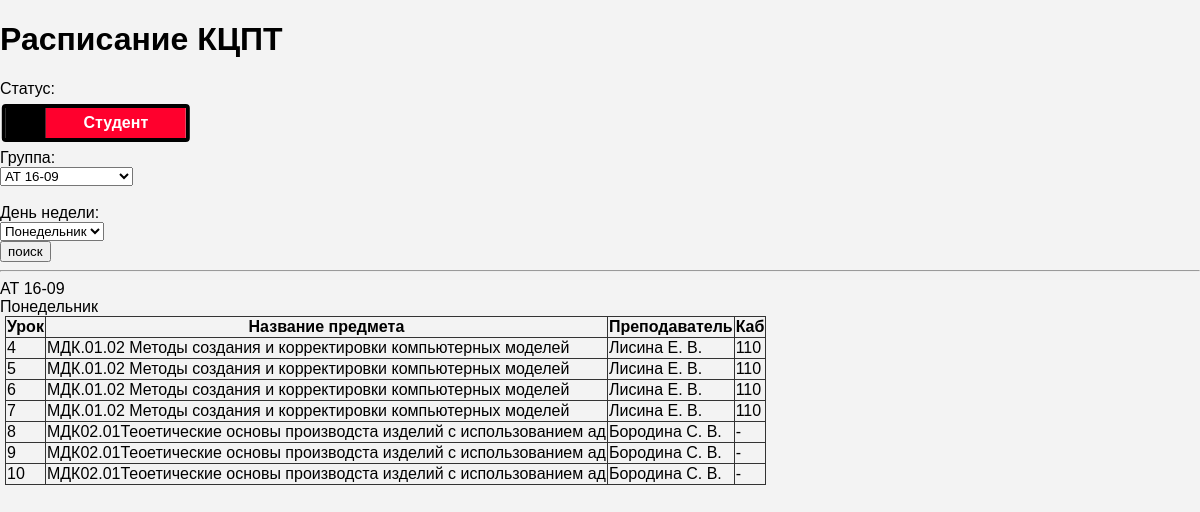
Screenshot of /timetable.php with the database file from the repository.
### tables this page shows
CREATE TABLE `groups` (
  `id` int(11) NOT NULL,
  `name` blob
);

CREATE TABLE `week` (
  `id` int(11) NOT NULL,
  `name` blob
);

CREATE TABLE `timetable` (
  `id` int(11) NOT NULL,
  `groupname` int(11) DEFAULT NULL,
  `day` int(11) DEFAULT NULL,
  `number` int(11) DEFAULT NULL,
  `lesson` int(11) DEFAULT NULL,
  `teacher` int(11) DEFAULT NULL,
  `room` int(11) DEFAULT NULL
);

CREATE TABLE `lessons` (
  `id` int(11) NOT NULL,
  `name` blob
);

CREATE TABLE `teachers` (
  `id` int(11) NOT NULL,
  `name` blob
);

CREATE TABLE `rooms` (
  `id` int(11) NOT NULL,
  `name` blob
);

### timetable.php (the view, shortened to what this page needs)
<?php $dbHost = 'localhost'; $dbUser = 'root'; $dbPass = ''; $dbName = 'timetable';
	$day_id = $_POST["week"];
	$groups_id = $_POST["groups"];
	$teachers_id_num = $_POST["teacher_id"];
	settype($day_id, 'integer');
	settype($teachers_id_num, 'integer');
	settype($groups_id, 'integer');
	if (!isset($_POST["week"]))
	{
		$day_id = 1;
	}
	if (!isset($_POST["groups"]))
	{
		$groups_id = 1;
	}
	if (!isset($_POST["teacher"]))
	{
		$teachers_id = 1;
	}
	if (!isset($_POST["teacher_id"]))
	{
		$teachers_id_num = 1;
	}
	if($day_id != '7')
		{
			$query_add = " AND timetable.day = '".$day_id."'";
		}else{
			$query_add = "";
		}
	$link = mysqli_connect($dbHost,$dbUser,$dbPass,$dbName)
	or die("ошибка".mysqli_connect_error($link));
 ?>
<!DOCTYPE html>
<html lang="ru">
<head>
	<link rel="stylesheet" href="Style.css">
</head>
<body>
	<h1>Расписание КЦПТ</h1>
	<form name="ginerat"  action="" method="post">
	<label>Статус:</label><br><br>
	<div class="checkbox-btn">
		<div><span class="slide"></span></div>
	</div>
<?php
	if ($_POST["teacher"] == '1') {
		$query_teacher = "SELECT teachers.name FROM teachers;";
		$result_teacher = mysqli_query($link,$query_teacher)
		or die("ошибка ".mysqli_connect_error($link));
		$rows_teacher  = mysqli_num_rows($result_teacher);
 		echo "<label style=\"display: inline-block; width: 85px\">Группа:</label><br>";
		echo "<select name='teacher_id' id='teacher_id' value = '".$teachers_id."'>";
		for ($g = 1;$g<$rows_teacher+1;++$g){
			$row_teacher = mysqli_fetch_row($result_teacher);
			for ($l = 0;$l < 1;++$l){
				echo "<option ";
				if ($_POST["teacher_id"] == $g){echo "selected='".$_POST["teacher_id"]."'";}
				echo "value = \"".$g."\">";
				echo "<a href =\"#\">".$row_teacher[$l]."</a>";
			}
			echo "</option>";
		}
		mysqli_free_result($result_teacher);
		echo "</select><br><br>";
	} else {
		$query_groups = "SELECT groups.name FROM groups;";
		$result_groups = mysqli_query($link,$query_groups)
		or die("ошибка ".mysqli_connect_error($link));
		$rows_groups  = mysqli_num_rows($result_groups);
	 	echo "<label style=\"display: inline-block; width: 85px\">Группа:</label><br>";
		echo "<select name='groups' class= 'check_sel' autofocus='' id='groups' value = '".$day_id."'>";
		for ($g = 1;$g<$rows_groups+1;++$g){
			$row_groups = mysqli_fetch_row($result_groups);
			for ($l = 0;$l < 1;++$l){
				echo "<option ";
				if ($_POST["groups"] == $g){echo "selected='".$_POST["groups"]."'";}
				echo " value = \"".$g."\">";
				echo "<a href =\"#\">".$row_groups[$l]."</a>";
			}
			echo "</option>";
		}
		echo "</select><br><br>";
	}
	$query_week = "SELECT week.name FROM week;";
	$result_week = mysqli_query($link,$query_week)
	or die("ошибка ".mysqli_connect_error($link));
	$rows_week  = mysqli_num_rows($result_week);
	echo "<label style=\"display: inline-block; width: 125px\">День недели:</label><br>";
	echo "<select name='week' id='week' value = '".$day_id."'>";
	for ($g = 1;$g<$rows_week+1;++$g){
		$row_week = mysqli_fetch_row($result_week);
		for ($l = 0;$l < 1;++$l){
		echo "<option ";
		if ($_POST["week"] == $g){echo "selected='".$_POST["week"]."'";}
		echo " value = \"".$g."\">";
		echo "<a href =\"#\">".$row_week[$l]."</a>";
		}
		echo "</option>";
	}
	echo "</select><br>";
	echo "<input type='submit' name='send' value='поиск'>";
		 ?>
	</form>
	<hr>
<?php
	if($_POST["teacher"] === "1")
		{
			$query_teachers = "SELECT teachers.name FROM teachers WHERE (teachers.id = '".$teachers_id_num."');";
			$result_teachers = mysqli_query($link,$query_teachers)
			or die("ошибка ".mysqli_connect_error($link));
			$row_teachers = mysqli_fetch_row($result_teachers);
			echo $row_teachers[0]."<br>";
	}else{
			$query_groups = "SELECT groups.name FROM groups WHERE (groups.id = '".$groups_id."');";
			$result_groups = mysqli_query($link,$query_groups)
			or die("ошибка ".mysqli_connect_error($link));
			$row_groups = mysqli_fetch_row($result_groups);
			echo $row_groups[0]."<br>";
	}
			$query_week = "SELECT week.name FROM week WHERE (week.id = '".$day_id."');";
			$result_week = mysqli_query($link,$query_week)
			or die("ошибка ".mysqli_connect_error($link));
			$row_week = mysqli_fetch_row($result_week);
			echo $row_week[0];
 	if($_POST["teacher"] === "1")
 	{
		$teacher_name = "SELECT * FROM timetable WHERE (timetable.teacher = '".$teachers_id_num."'".$query_add.") ORDER BY timetable.number;";
		$teacher = mysqli_query($link, $teacher_name)
		or die("ошибка2 ".mysqli_connect_error($link));
		if ($teacher)
		{
			if($day_id != 7)
			{
				$teacher_rows = mysqli_num_rows($teacher);
				if($teacher_rows != 0)
				{
					echo "<table><th>Урок</th><th>Группа</th><th>Название предмета</th><th>Каб</th>";
					for($r = 0;$r<$teacher_rows;++$r)
					{
						$teacher_row = mysqli_fetch_row($teacher);
						echo "<tr>";
						for ($j = 3; $j < 7 ; ++$j)
						{
							$k = $teacher_row[$j];
							settype($k, "integer");
							if ($j == 3)
							{
								echo "<td>".$teacher_row[3]."</td>";
							}
							if ($j == 4)
							{
								$k = $teacher_row[1];
								settype($k, "integer");
								$query_groups = "SELECT groups.name FROM groups WHERE (groups.id = '".$k."');";
								$result_groups = mysqli_query($link,$query_groups)
								or die("ошибка ".mysqli_connect_error($link));
								$row_groups = mysqli_fetch_row($result_groups);
								echo "<td>".$row_groups[0]."</td>";
							}
							if ($j == 5)
							{
								$k = $teacher_row[4];
								settype($k, "integer");
								$query_lessons = "SELECT * FROM lessons WHERE (lessons.id = '".$k."');";
								$result_lessons = mysqli_query($link,$query_lessons)
								or die("ошибка ".mysqli_connect_error($link));
								$row_lessons = mysqli_fetch_row($result_lessons);
								echo "<td>".$row_lessons[1]."</td>";
							}
							if ($j == 6)
							{
								$query_rooms = "SELECT rooms.name FROM rooms WHERE (rooms.id = '".$k."');";
								$result_rooms = mysqli_query($link,$query_rooms)
								or die("ошибка ".mysqli_connect_error($link));
								$row_rooms = mysqli_fetch_row($result_rooms);
								echo "<td>".$row_rooms[0]."</td>";
							}
						}
						echo "</tr>";
					}
					echo "</table>";
				}
				else
				{
					echo "<br>Пар нет";
				}
			}
			else
			{
				for($t = 1;$t<$day_id;$t++)
				{
					$query_week = "SELECT week.name FROM week WHERE (week.id = '".$t."');";
					$result_week = mysqli_query($link,$query_week)
					or die("ошибка ".mysqli_connect_error($link));
					$row_week = mysqli_fetch_row($result_week);
					echo $row_week[0];
					$teacher_name = "SELECT * FROM timetable WHERE (timetable.teacher = '".$teachers_id_num."' AND timetable.day = '".$t."') ORDER BY timetable.number;";
					$teacher = mysqli_query($link, $teacher_name)
					or die("ошибка2 ".mysqli_connect_error($link));
					$teacher_rows = mysqli_num_rows($teacher);
					if($teacher_rows != 0)
					{
						echo "<table><th>Урок</th><th>Группа</th><th>Название предмета</th><th>Каб</th>";
						for($r = 0;$r<$teacher_rows;++$r)
						{
							$teacher_row = mysqli_fetch_row($teacher);
							echo "<tr>";
							for ($j = 3; $j < 7 ; ++$j)
							{
								$k = $teacher_row[$j];
								settype($k, "integer");
								if ($j == 3)
								{
									echo "<td>".$teacher_row[3]."</td>";
								}
								if ($j == 4)
								{
									$k = $teacher_row[1];
									settype($k, "integer");
									$query_groups = "SELECT groups.name FROM groups WHERE (groups.id = '".$k."');";
									$result_groups = mysqli_query($link,$query_groups)
									or die("ошибка ".mysqli_connect_error($link));
									$row_groups = mysqli_fetch_row($result_groups);
									echo "<td>".$row_groups[0]."</td>";
								}
								if ($j == 5)
								{
									$k = $teacher_row[4];
									settype($k, "integer");
									$query_lessons = "SELECT * FROM lessons WHERE (lessons.id = '".$k."');";
									$result_lessons = mysqli_query($link,$query_lessons)
									or die("ошибка ".mysqli_connect_error($link));
									$row_lessons = mysqli_fetch_row($result_lessons);
									echo "<td>".$row_lessons[1]."</td>";
								}
								if ($j == 6)
								{
									$query_rooms = "SELECT rooms.name FROM rooms WHERE (rooms.id = '".$k."');";
									$result_rooms = mysqli_query($link,$query_rooms)
									or die("ошибка ".mysqli_connect_error($link));
									$row_rooms = mysqli_fetch_row($result_rooms);
									echo "<td>".$row_rooms[0]."</td>";
								}
							}
							echo "</tr>";
						}
						echo "</table><hr>";
					}
					else
					{
						echo "<br>Пар нет<hr>";
					}
				}
			}
		}
	}
	else
	{
		if($day_id != 7)
		{
				$query = "SELECT * FROM timetable WHERE (groupname = '".$groups_id."' AND day = ".$day_id." ) ;";
				$result = mysqli_query($link,$query)
				or die("ошибка ".mysqli_connect_error($link));
				if ($result)
				{
					$rows = mysqli_num_rows($result);
					if($rows != 0)
					{
						echo "<table><th>Урок</th><th>Название предмета</th><th>Преподаватель</th><th>Каб</th>";
						for ($i = 0;$i<$rows;++$i)
						{
							$row = mysqli_fetch_row($result);
							echo "<tr>";
							for ($j = 3; $j < 7 ; ++$j)
							{
								$k = $row[$j];
								settype($k, "integer");
								if ($j == 3)
								{
									echo "<td>".$row[$j]."</td>";
								}
								if ($j == 4)
								{
									$query_lessons = "SELECT lessons.name FROM lessons WHERE (lessons.id = '".$k."');";
									$result_lessons = mysqli_query($link,$query_lessons)
									or die("ошибка ".mysqli_connect_error($link));
									$row_lessons = mysqli_fetch_row($result_lessons);
									echo "<td>".$row_lessons[0]."</td>";
								}
								if ($j == 5)
								{
									$query_teachers = "SELECT teachers.name FROM teachers WHERE (teachers.id = '".$k."');";
									$result_teachers = mysqli_query($link,$query_teachers)
									or die("ошибка ".mysqli_connect_error($link));
									$row_teachers = mysqli_fetch_row($result_teachers);
									echo "<td>".$row_teachers[0]."</td>";
								}
								if ($j == 6)
								{
									$query_rooms = "SELECT rooms.name FROM rooms WHERE (rooms.id = '".$k."');";
									$result_rooms = mysqli_query($link,$query_rooms)
									or die("ошибка ".mysqli_connect_error($link));
									$row_rooms = mysqli_fetch_row($result_rooms);
									echo "<td>".$row_rooms[0]."</td>";
								}
							}
							echo "</tr>";
						}
						echo "</table>";
					}
					else
					{
						echo "<br>Пар нет";
					}
				}
		}
	}
?>
</body>
</html>

### Style.css (style rules this page uses)
table { margin-left: 5px; border-collapse: collapse; }
td,th { border: 1px solid #333; }
body { margin: 0; padding: 0; font-family: sans-serif; background: #f3f3f3; }
.checkbox-btn { transform: translate(1%,-50%); width: 180px; height: 30px; }
.checkbox-btn div { position: absolute; top: 0; left: 0; width: 100%; height: 100%; border: 4px solid #000; border-radius: 4px; overflow: hidden; }
.checkbox-btn div .slide { position: absolute; top: 0; left: 0; width: 40px; height: 30px; background: #000; transition: 0.5s; }
.checkbox-btn .slide:before { content: 'Преподаватель'; position: absolute; top: 0; left: -140px; text-align: center; width: 140px; height: 100%; line-height: 30px; background: #00da00; font-weight: bold; color: #fff; }
.checkbox-btn .slide:after { content: 'Студент'; position: absolute; top: 0; right: -140px; text-align: center; width: 140px; height: 100%; line-height: 30px; background: #ff002d; font-weight: bold; color: #fff; }

### rows the page displays
groups: name "АТ 16-09"
week: name "Понедельник"
timetable: number "4"
lessons: name "МДК.01.02 Методы создания и корректировки компьютерных моделей"
teachers: name "Лисина Е. В."
rooms: name "110"
timetable: number "5"
timetable: number "6"
timetable: number "7"
timetable: number "8"
lessons: name "МДК02.01Теоетические основы производста изделий с использованием ад"
teachers: name "Бородина С. В."
rooms: name "-"
timetable: number "9"
timetable: number "10"
